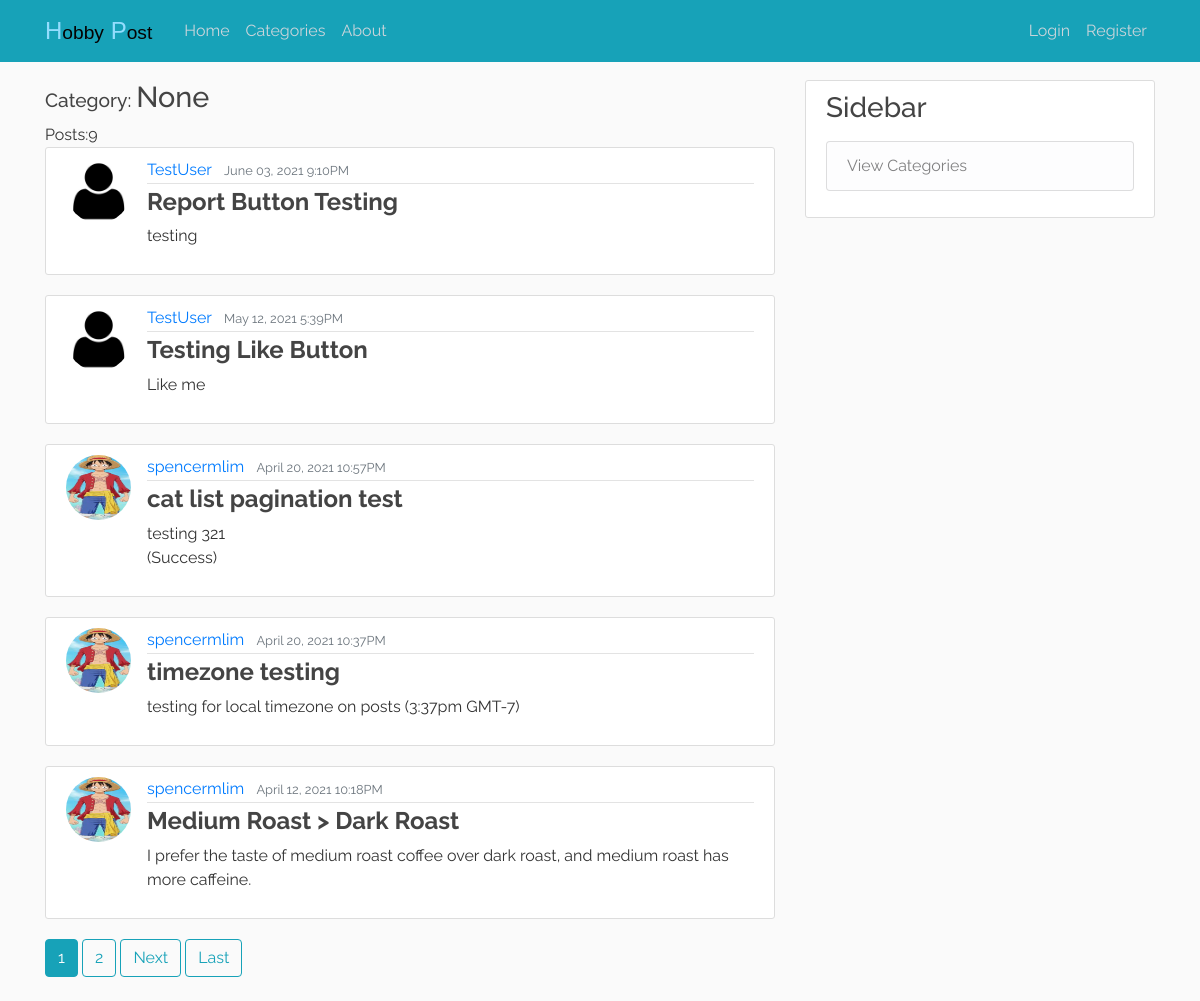
The page /categories/none/ on the database its author committed.
### blog/models.py (models this page shows, shortened)
class Post(models.Model):
    title = models.CharField(max_length=100)
    content = models.TextField()
    date_posted = models.DateTimeField(default=timezone.now)
    author = models.ForeignKey(User, on_delete=models.CASCADE)
    category = models.CharField(max_length=100, default='none')
    likes = models.ManyToManyField(User, related_name='blog_posts')

### users/models.py (models this page shows, shortened)
class Profile(models.Model):
    user = models.OneToOneField(User, on_delete=models.CASCADE)
    image = models.ImageField(default='default.jpg', upload_to='profile_pics')

### blog/views.py (the view)
# urls.py: path('categories/<str:cats>/', CategoryListView, name='category'),
def CategoryListView(request, cats):
    category_posts = Post.objects.filter(category=cats).order_by('-date_posted')
    paginator = Paginator(category_posts, 5)
    page_number = request.GET.get('page')
    page_obj = paginator.get_page(page_number)
    cat_menu = Category.objects.all()
    return render(request, 'blog/category_list.html', {'cats': cats.title(), 'category_posts':category_posts, 'page_obj':page_obj, 'cat_menu':cat_menu})

### blog/templates/blog/category_list.html (shortened to what this page needs)
{% extends "blog/base.html" %}
{% block content %}
    {% if category_posts %}
        <h1 id="home-fonts" style="font-size: 1.2em;">Category: <big style="font-size: 1.5em;">{{ cats }}</big></h1>
        <body id="home-fonts">Posts:{{ page_obj.paginator.count }}</body>
        {% for post in page_obj %}
            <article class="media content-section">
                <img class="rounded-circle article-img" src="{{ post.author.profile.image.url }}">
                <div class="media-body">
                <div class="article-metadata">
                    <a class="mr-2" href="{% url 'user-posts' post.author.username %}">{{ post.author }}</a>
                    <small class="text-muted">{{ post.date_posted|date:"F d, Y g:iA"}}</small>
                </div>
                <h4><a class="article-title" style="font-weight:bold" href="{% url 'post-detail' post.id %}">{{ post.title }}</a></h4>
                <p class="article-content">{{ post.content }}</p>
                </div>
            </article>
        {% endfor %}
    {% endif %}
    <div class="pagination">
        <span class="step-links">
            {% for num in page_obj.paginator.page_range %}
                {% if page_obj.number == num %}
                    <a class="btn btn-info mb-4" href="?page={{ num }}">{{ num }}</a>
                {% elif num > page_obj.number|add:'-3' and num < page_obj.number|add:'3' %}
                    <a class="btn btn-outline-info mb-4" href="?page={{ num }}">{{ num }}</a>
                {% endif %}
            {% endfor %}
            {% if page_obj.has_next %}
                <a class="btn btn-outline-info mb-4" href="?page={{ page_obj.next_page_number }}">Next</a>
                <a class="btn btn-outline-info mb-4" href="?page={{ page_obj.paginator.num_pages }}">Last</a>
            {% endif %}
        </span>
    </div>
{% endblock content %}

### blog/static/blog/main.css (style rules this page uses)
body { background: #fafafa; color: #333333; margin-top: 5rem; }
h1, h2, h3, h4, h5, h6 { color: #444444; }
.content-section { background: #ffffff; padding: 10px 20px; border: 1px solid #dddddd; border-radius: 3px; margin-bottom: 20px; }
.article-title { color: #444444; }
.article-content { white-space: pre-line; }
.article-img { height: 65px; width: 65px; margin-right: 16px; }
.article-metadata { padding-bottom: 1px; margin-bottom: 4px; border-bottom: 1px solid #e3e3e3 }

### blog/templates/blog/base.html (style rules this page uses)
#home-fonts { font-family: 'Raleway', sans-serif; }

### rows shown on the page
Post: author.profile.image (placeholder picture), author "TestUser", date_posted "June 03, 2021 9:10PM", title "Report Button Testing", content "testing"
Post: author.profile.image (placeholder picture), author "TestUser", date_posted "May 12, 2021 5:39PM", title "Testing Like Button", content "Like me"
Post: author.profile.image (picture), author "spencermlim", date_posted "April 20, 2021 10:57PM", title "cat list pagination test", content "testing 321 (Success)"
Post: author.profile.image (picture), author "spencermlim", date_posted "April 20, 2021 10:37PM", title "timezone testing", content "testing for local timezone on posts (3:37pm GMT-7)"
Post: author.profile.image (picture), author "spencermlim", date_posted "April 12, 2021 10:18PM", title "Medium Roast > Dark Roast", content "I prefer the taste of medium roast coffee over dark roast, and medium roast has more caffeine."

### other values the page prints
{{ cats }} "None"
{{ page_obj.paginator.count }} "9"
{{ num }} "1"
{{ num }} "2"
